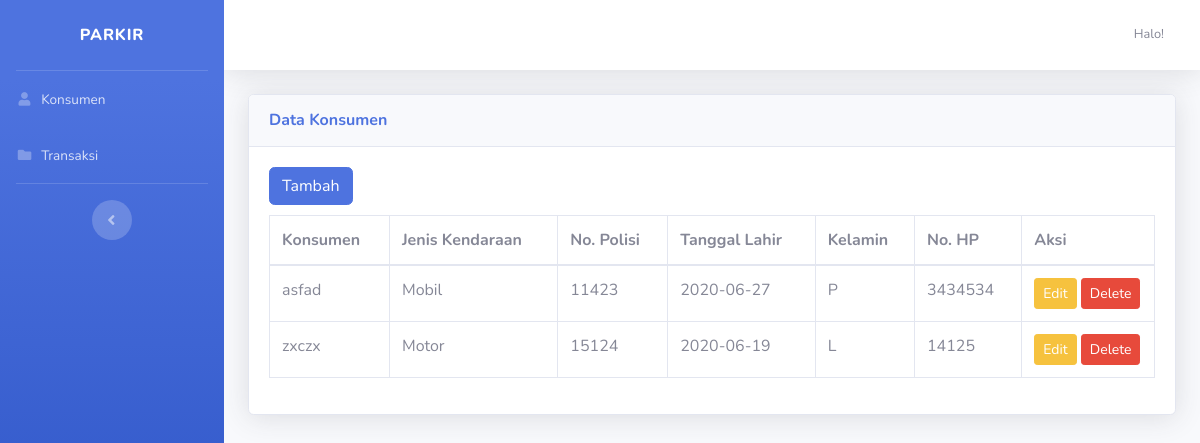
The app's page /, older data.
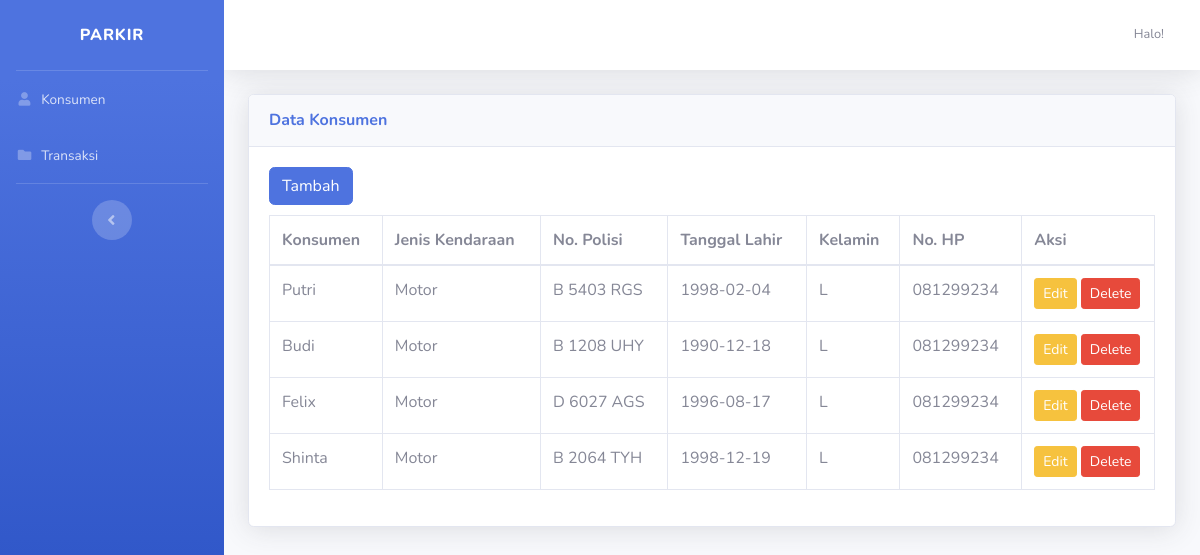
The same page, newer data.
### tables this page shows
CREATE TABLE `tb_konsumen` (
  `id` int(11) NOT NULL,
  `konsumen` varchar(100) NOT NULL,
  `jenis_kendaraan` enum('Motor','Mobil') NOT NULL,
  `no_polisi` varchar(100) NOT NULL,
  `tgl_lahir` date NOT NULL,
  `jenis_kelamin` enum('L','P') NOT NULL,
  `no_hp` varchar(100) NOT NULL
);

### application/controllers/Konsumen.php (called while the page is built, shortened)
<?php
class Konsumen extends CI_Controller
{
    public function __construct()
    {
        $this->load->model('M_konsumen');
        $this->load->library('form_validation');
    }
    public function index()
    {
        $data['konsumen']        = $this->M_konsumen->getAllKonsumen();
        $this->load->view('v_konsumen', $data);
    }
}

### index.php (called while the page is built, shortened)
<?php
require_once BASEPATH.'core/CodeIgniter.php';

### application/models/M_konsumen.php (called while the page is built, shortened)
<?php
class M_konsumen extends CI_model
{
    public function getAllKonsumen()
    {
        return $this->db->get('tb_konsumen')->result_array();
    }
}

### application/views/v_konsumen.php (the view, shortened to what this page needs)
<!DOCTYPE html>
<html lang="en">
<head>
    <link href="<?= base_url() ?>assets/fontawesome-free/css/all.min.css" rel="stylesheet" type="text/css">
    <link href="<?= base_url() ?>assets/sb-admin-2.min.css" rel="stylesheet">
    <link href="<?= base_url() ?>assets/vendor/datatables/dataTables.bootstrap4.min.css" rel="stylesheet" />
</head>
<body id="page-top">
    <div id="wrapper">
        <ul class="navbar-nav bg-gradient-primary sidebar sidebar-dark accordion" id="accordionSidebar">
            <a class="sidebar-brand d-flex align-items-center justify-content-center" href="<?= base_url() ?>dashboard">
                <div class="sidebar-brand-text mx-3">Parkir</div>
            </a>
            <hr class="sidebar-divider my-0">
            <li class="nav-item " id="navUserData">
                <a class="nav-link" href="<?= base_url() ?>konsumen">
                    <i class="fas fa-fw fa-user"></i>
                    <span>Konsumen</span></a>
            </li>
            <li class="nav-item " id="navPengajuan">
                <a class="nav-link" href="<?= base_url() ?>transaksi">
                    <i class="fas fa-fw fa-folder"></i>
                    <span>Transaksi</span></a>
            </li>
            <hr class="sidebar-divider d-none d-md-block">
            <div class="text-center d-none d-md-inline">
                <button class="rounded-circle border-0" id="sidebarToggle"></button>
            </div>
        </ul>
        <div id="content-wrapper" class="d-flex flex-column">
            <div id="content">
                <nav class="navbar navbar-expand navbar-light bg-white topbar mb-4 static-top shadow">
                    <ul class="navbar-nav ml-auto">
                        <li class="nav-item dropdown no-arrow">
                            <a class="nav-link dropdown-toggle" href="#" id="userDropdown" role="button" data-toggle="dropdown" aria-haspopup="true" aria-expanded="false">
                                <span class="mr-2 d-none d-lg-inline text-gray-600 small">Halo!</span>
                            </a>
                        </li>
                    </ul>
                </nav>
                <div class="content">
                    <div class="container-fluid">
                        <div class="card shadow mb-4">
                            <div class="card-header py-3">
                                <h6 class="m-0 font-weight-bold text-primary">Data Konsumen</h6>
                            </div>
                            <div class="card-body">
                                <button type="button" data-toggle="modal" data-target="#modal-tambah" class="btn btn-primary" style="margin-bottom:10px;">
                                    Tambah
                                </button>
                                <div class="table-responsive">
                                    <table class="table table-bordered data" width="100%" cellspacing="0">
                                        <thead>
                                            <th>Konsumen</th>
                                            <th>Jenis Kendaraan</th>
                                            <th>No. Polisi</th>
                                            <th>Tanggal Lahir</th>
                                            <th>Kelamin</th>
                                            <th>No. HP</th>
                                            <th width="15%">Aksi</th>
                                        </thead>
                                        <tbody>
                                            <?php foreach ($konsumen as $data) : ?>
                                                <tr>
                                                    <td><?= $data['konsumen'] ?></td>
                                                    <td><?= $data['jenis_kendaraan'] ?></td>
                                                    <td><?= $data['no_polisi'] ?></td>
                                                    <td><?= $data['tgl_lahir'] ?></td>
                                                    <td><?= $data['jenis_kelamin'] ?></td>
                                                    <td><?= $data['no_hp'] ?></td>
                                                    <td>
                                                        <button type="button" data-toggle="modal" data-target="#modal-edit<?= $data['id'] ?>" class="btn btn-warning btn-sm">
                                                            Edit
                                                        </button>
                                                        <a href="<?= base_url('konsumen/delete/' . $data['id']); ?>" class="btn btn-danger btn-sm tombol-hapus">
                                                            Delete
                                                        </a>
                                                    </td>
                                                </tr>
                                            <?php endforeach ?>
                                        </tbody>
                                    </table>
                                </div>
                            </div>
                        </div>
                    </div>
                </div>
            </div>
        </div>
</body>
</html>

Row changes from the older to the newer data that the page shows:
removed tb_konsumen: konsumen "asfad", jenis_kendaraan "Mobil", no_polisi "11423", tgl_lahir "2020-06-27", jenis_kelamin "P", no_hp "3434534"
added tb_konsumen: konsumen "Putri", jenis_kendaraan "Motor", no_polisi "B 5403 RGS", tgl_lahir "1998-02-04", jenis_kelamin "L", no_hp "081299234"
changed tb_konsumen: konsumen "zxczx" → "Budi"; no_polisi "15124" → "B 1208 UHY"; tgl_lahir "2020-06-19" → "1990-12-18"; no_hp "14125" → "081299234"
added tb_konsumen: konsumen "Felix", jenis_kendaraan "Motor", no_polisi "D 6027 AGS", tgl_lahir "1996-08-17", jenis_kelamin "L", no_hp "081299234"
added tb_konsumen: konsumen "Shinta", jenis_kendaraan "Motor", no_polisi "B 2064 TYH", tgl_lahir "1998-12-19", jenis_kelamin "L", no_hp "081299234"
